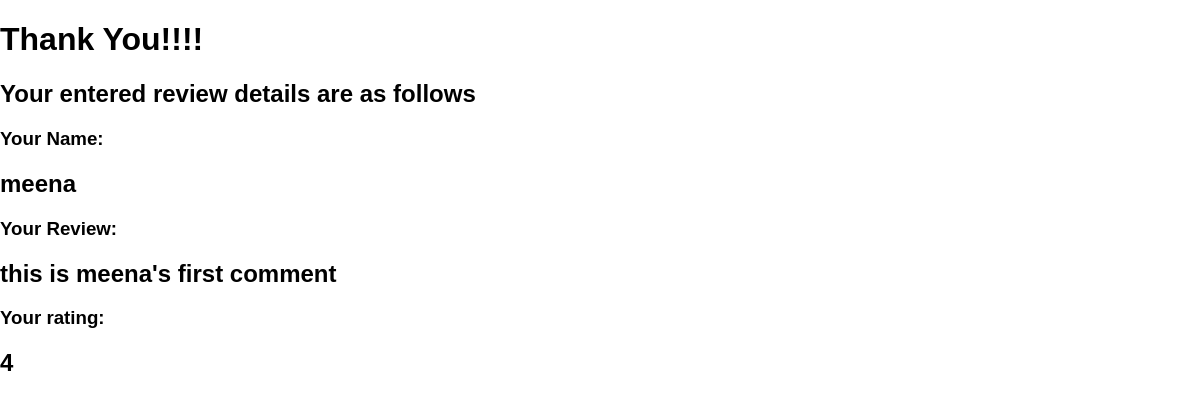
The app's page /thank-you with its own data.
### reviews/models.py (models this page shows)
class Review(models.Model):
    user_name = models.CharField(max_length=50)
    review_text = models.TextField(max_length=200)
    rating = models.IntegerField()

### reviews/views.py (the view)
# urls.py: path("thank-you", views.ThankYouView.as_view(), name="thank"),
class ThankYouView(TemplateView):
    template_name = "reviews/thank-you.html"
    def get_context_data(self, **kwargs: Any) -> dict[str, Any]:
        get_form_data_from_db = Review.objects.all().order_by('-id')[0]
        context_data = super().get_context_data(**kwargs)
        context_data["form_db_data"] = get_form_data_from_db
        return context_data

### reviews/templates/reviews/thank-you.html (shortened to what this page needs)
{% extends "base.html" %}
{% block content %}
  <h1>Thank You!!!!</h1>
  <h2>Your entered review details are as follows</h2>
  <div>
    <h3>Your Name: <h2>{{form_db_data.user_name}}</h2></h3>
    <h3>Your Review: <h2>{{form_db_data.review_text}}</h2></h3>
    <h3>Your rating: <h2>{{form_db_data.rating}}</h2></h3>
  </div>
{% endblock %}

### static/style.css (style rules this page uses)
body { font-family: sans-serif; margin: 0; }

### records on screen
Review: user_name "meena", review_text "this is meena's first comment", rating "4"
